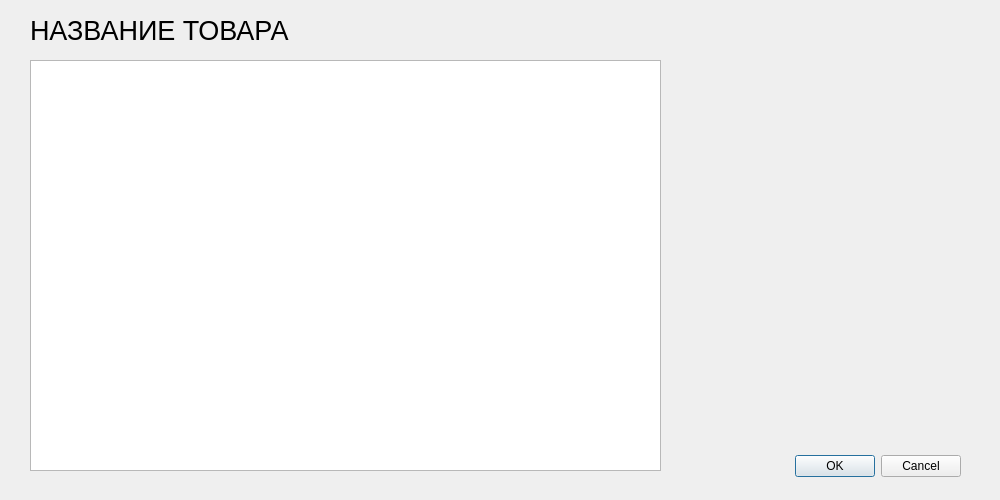
<?xml version="1.0" encoding="UTF-8"?>
<ui version="4.0">
 <class>Dialog</class>
 <widget class="QDialog" name="Dialog">
  <property name="geometry">
   <rect>
    <x>0</x>
    <y>0</y>
    <width>1000</width>
    <height>500</height>
   </rect>
  </property>
  <property name="windowTitle">
   <string>Dialog</string>
  </property>
  <widget class="QDialogButtonBox" name="buttonBox">
   <property name="geometry">
    <rect>
     <x>620</x>
     <y>450</y>
     <width>341</width>
     <height>32</height>
    </rect>
   </property>
   <property name="orientation">
    <enum>Qt::Horizontal</enum>
   </property>
   <property name="standardButtons">
    <set>QDialogButtonBox::Cancel|QDialogButtonBox::Ok</set>
   </property>
  </widget>
  <widget class="QLabel" name="label">
   <property name="geometry">
    <rect>
     <x>30</x>
     <y>10</y>
     <width>411</width>
     <height>41</height>
    </rect>
   </property>
   <property name="font">
    <font>
     <pointsize>20</pointsize>
    </font>
   </property>
   <property name="text">
    <string>НАЗВАНИЕ ТОВАРА</string>
   </property>
  </widget>
  <widget class="QTableWidget" name="tableItemCount">
   <property name="geometry">
    <rect>
     <x>30</x>
     <y>60</y>
     <width>631</width>
     <height>411</height>
    </rect>
   </property>
  </widget>
 </widget>
 <resources/>
 <connections>
  <connection>
   <sender>buttonBox</sender>
   <signal>accepted()</signal>
   <receiver>Dialog</receiver>
   <slot>accept()</slot>
   <hints>
    <hint type="sourcelabel">
     <x>248</x>
     <y>254</y>
    </hint>
    <hint type="destinationlabel">
     <x>157</x>
     <y>274</y>
    </hint>
   </hints>
  </connection>
  <connection>
   <sender>buttonBox</sender>
   <signal>rejected()</signal>
   <receiver>Dialog</receiver>
   <slot>reject()</slot>
   <hints>
    <hint type="sourcelabel">
     <x>316</x>
     <y>260</y>
    </hint>
    <hint type="destinationlabel">
     <x>286</x>
     <y>274</y>
    </hint>
   </hints>
  </connection>
 </connections>
</ui>
